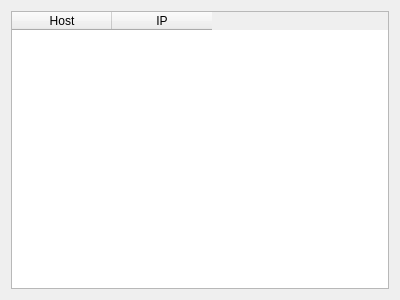
<?xml version="1.0" encoding="UTF-8"?>
<ui version="4.0">
 <class>Dns</class>
 <widget class="QWidget" name="Dns">
  <property name="geometry">
   <rect>
    <x>0</x>
    <y>0</y>
    <width>400</width>
    <height>300</height>
   </rect>
  </property>
  <property name="windowTitle">
   <string>Doh DNS</string>
  </property>
  <layout class="QVBoxLayout" name="verticalLayout">
   <item>
    <widget class="QTableWidget" name="tableWidget">
     <column>
      <property name="text">
       <string>Host</string>
      </property>
     </column>
     <column>
      <property name="text">
       <string>IP</string>
      </property>
     </column>
    </widget>
   </item>
  </layout>
 </widget>
 <resources/>
 <connections/>
</ui>
